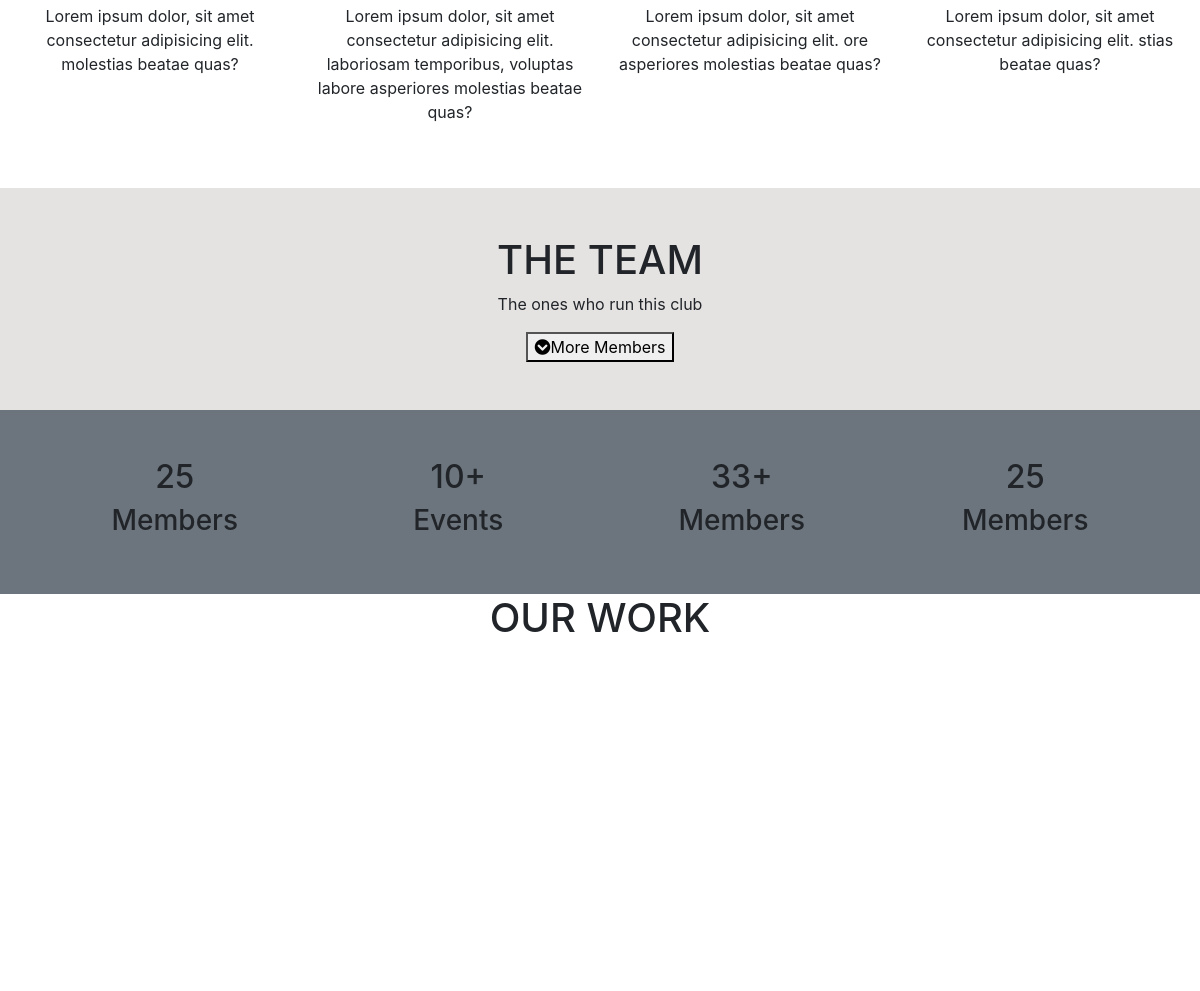
/ (middle part), run on an earlier commit of the app's database.
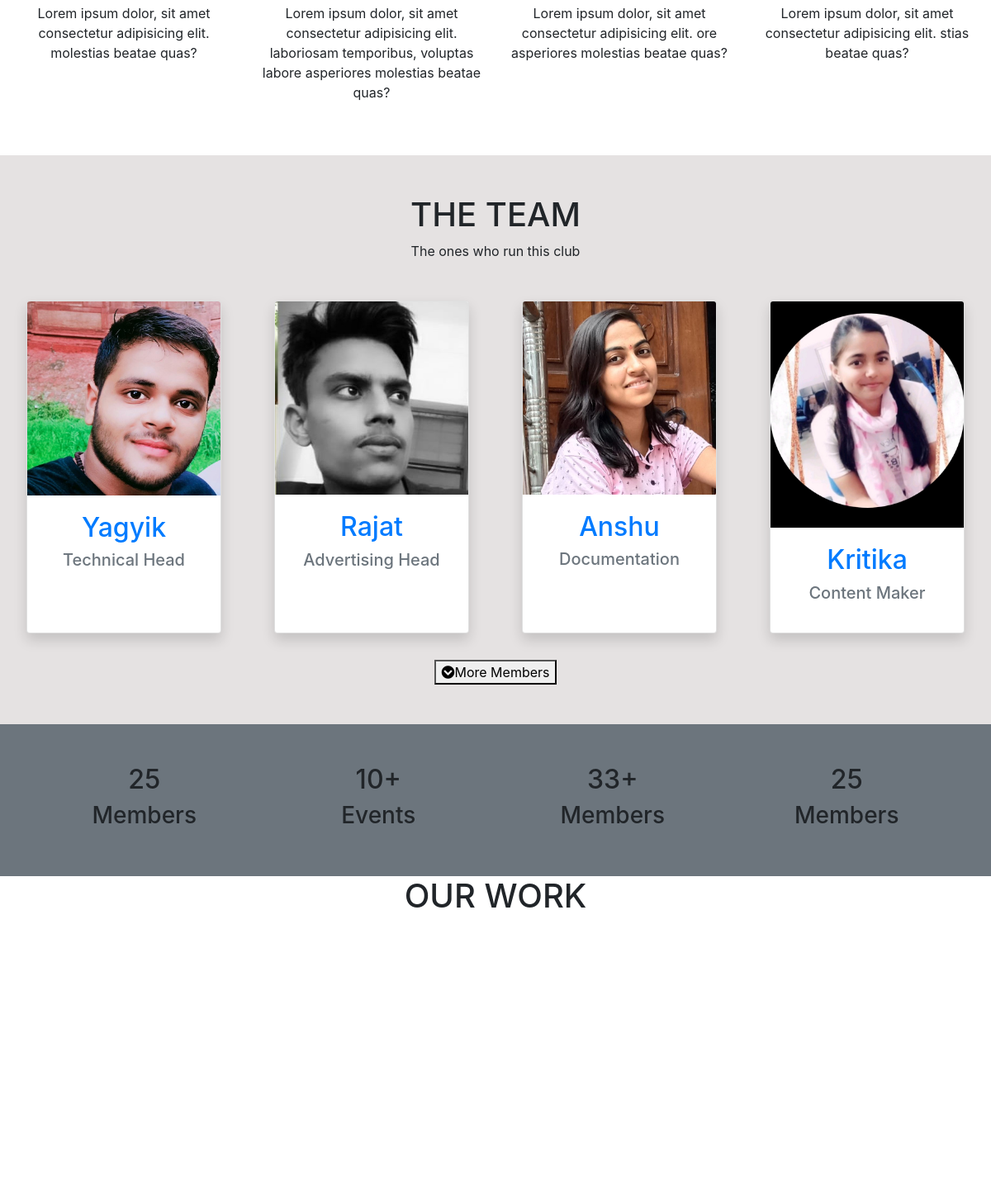
And on a later commit of the database.
### dscweb/models.py (models this page shows, shortened)
class Heads(models.Model):
    pic         = models.ImageField(upload_to='images/members/')
    first_name  = models.CharField(max_length=50, null=False)
    last_name   = models.CharField(max_length=50, null=False)
    mobile      = models.CharField(max_length=12, null=False)
    email       = models.EmailField()
    title       = models.CharField(max_length=20, null=False)
    description = models.CharField(max_length=100)
    facebook    = models.URLField(null=True, blank=True)
    linkedin    = models.URLField(null=True, blank=True)
    github      = models.URLField(null=True, blank=True)
    def get_absolute_url(self):
        return f"/heads/{self.first_name}"

### dscweb/views.py (the view)
# urls.py: path('', views.home_view, name='home'),
def home_view(request):
    members = Member.objects.all()
    headss= Heads.objects.all()
    context = {"title": "DSC", "members": members,"headss":headss}
    return render(request, 'home.html', context)

### dscweb/models.py (called while the page is built)
    def get_absolute_url(self):
        return f"/member/{self.first_name}"

### templates/home.html (shortened to what this page needs)
{% extends 'base.html' %}
{%load static%}
{% block content %}
    <section>
        <div class="container-fluid py-5">
            <div class="row">
                <div class="col-sm-3 text-center">
                    <p>Lorem ipsum dolor, sit amet consectetur adipisicing elit. molestias beatae quas?</p>
                </div>
                <div class="col-sm-3 text-center">
                    <p >Lorem ipsum dolor, sit amet consectetur adipisicing elit. laboriosam temporibus, voluptas labore asperiores molestias beatae quas?</p>
                </div>
                <div class="col-sm-3 text-center">
                    <p>Lorem ipsum dolor, sit amet consectetur adipisicing elit. ore asperiores molestias beatae quas?</p>
                </div>
                <div class="col-sm-3 text-center">
                    <p>Lorem ipsum dolor, sit amet consectetur adipisicing elit. stias beatae quas?</p>
                </div>
            </div>
        </div>
    </section>
    <section>
        <div class="container-fluid py-5 " style="background-color: rgb(229, 226, 226);">
            <h1 class="text-center">THE TEAM</h1>
            <p class="text-center">The ones who run this club</p>
            <div class="row">
                {% for heads in headss %}
                <div class="col-sm-3 p-4 d-flex">
                    <div class="card shadow m-2 flex-fill">
                        <a href=" {{ heads.get_absolute_url }} " >
                        <img src="{{ heads.pic.url }}" alt="Pic" class="card-img-top img-fluid" >
                        <div class="card-body text-center">
                            <h2>{{ heads.first_name }} {{ member.last_name }}</h2>
                            </a>
                            <p class="text-secondary h5">{{ heads.title }}</p>
                        </div>
                    </div>
                </div>
                {% endfor %}
            </div>
            <div class="text-center">
                <button type="button" class="" data-toggle="collapse" data-target="#rem"><i class="fas fa-chevron-circle-down" style="text-size:45px;"></i>More Members</button>
            </div>
            <div class="row collapse" id="rem">
                {% for member in members %}
                </div>
                {% endfor %}
    <section>
        <div class="container-fluid p-5 bg-secondary">
            <div class="row">
                <div class="col-sm-3 text-center">
                    <h2>25 </h2>
                    <h3>Members</h3>
                </div>
                <div class="col-sm-3 text-center">
                    <h2>10+</h2>
                    <h3>Events</h3>
                </div>
                <div class="col-sm-3 text-center">
                    <h2>33+</h2>
                    <h3>Members</h3>
                </div>
                <div class="col-sm-3 text-center">
                    <h2>25 </h2>
                    <h3>Members</h3>
                </div>
            </div>
        </div>
    </section>
    <section>
        <div class="container-fluid" style="height: 400px;">
            <h1 class="text-center">OUR WORK</h1>
        </div>
    </section>
{% endblock %}

### templates/base.html (shortened to what this page needs)
{% load static %}
<!doctype html>
<html lang="en">
<head>
    <link rel="stylesheet" href="https://stackpath.bootstrapcdn.com/bootstrap/4.3.1/css/bootstrap.min.css"
>
    <link rel="stylesheet" href="https://use.fontawesome.com/releases/v5.7.0/css/all.css">
    <link rel="stylesheet" href="{%static 'css/footer.css'%}" type="text/css">
</head>
<body style="padding-top:0px;">
    <div class="site-container">
            {% block content %}{% endblock %}
</body>
</html>

### templates/navbar.html (shortened to what this page needs)
{%load static%}

### templates/footer.html (shortened to what this page needs)
{% load static %}

What changed in the data, as far as the page shows it:
added Heads: pic (picture), first_name "Yagyik", title "Technical Head"
added Heads: pic (picture), first_name "Rajat", title "Advertising Head"
added Heads: pic (picture), first_name "Anshu", title "Documentation"
added Heads: pic (picture), first_name "Kritika", title "Content Maker"
